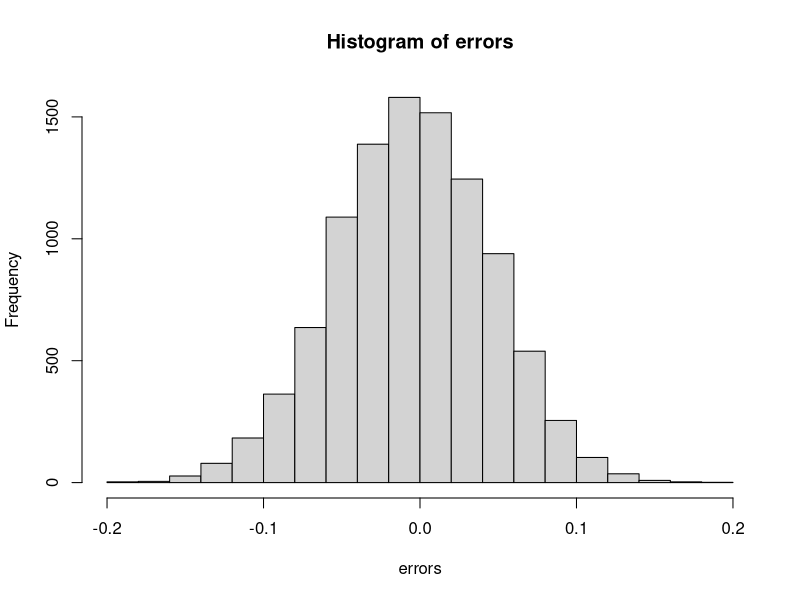
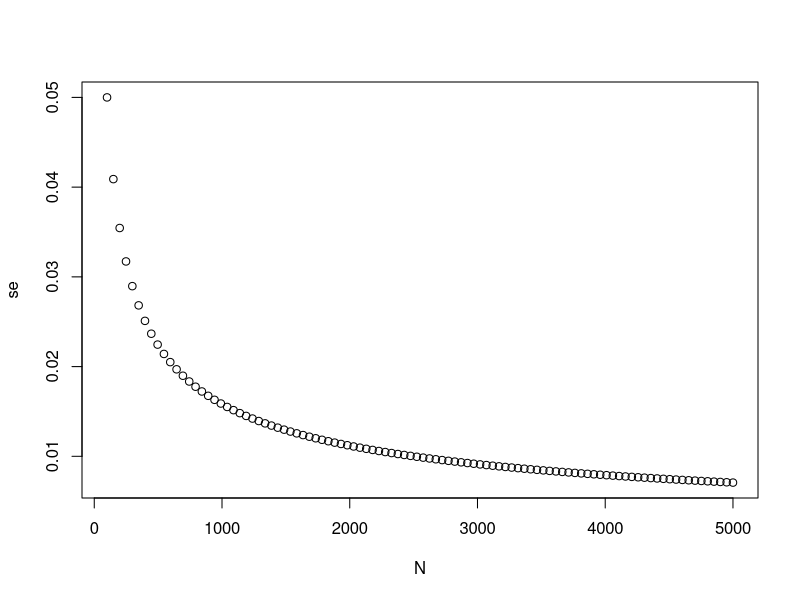
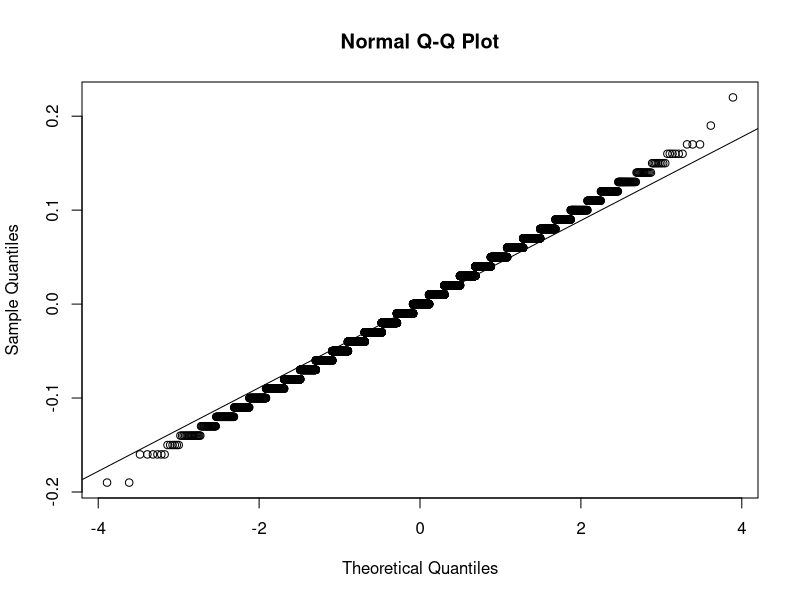
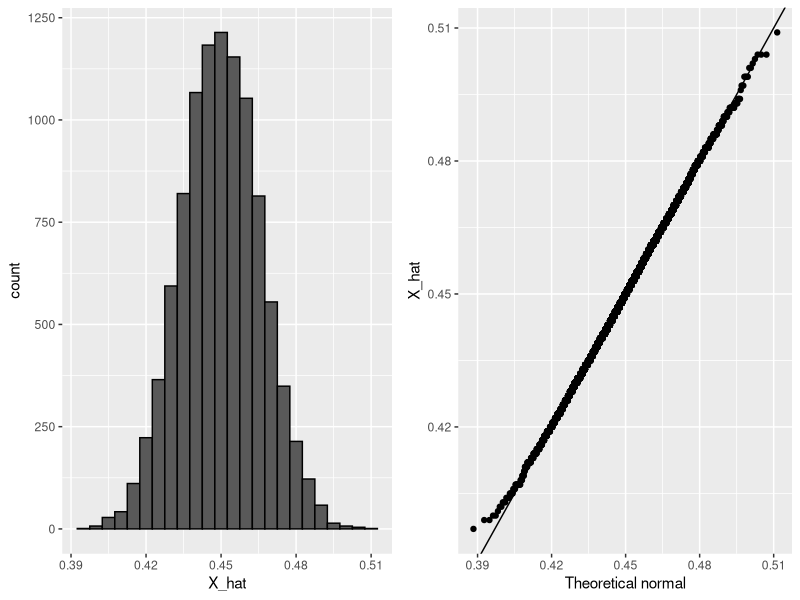
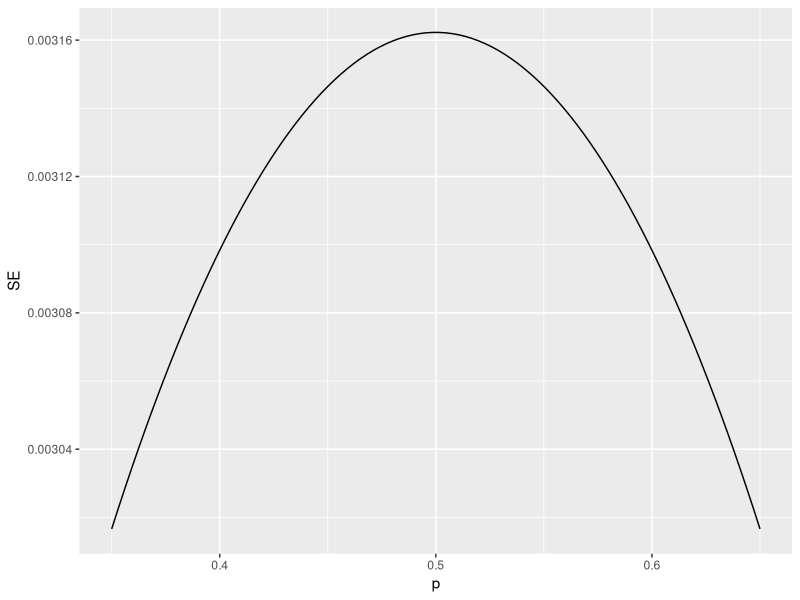

Here is the R script that generated these plots, in order:
#1 find the average value of a random sample
take_sample <- function(p,N){
  x <- sample(c(1,0), N, replace = TRUE, prob = c(p, 1-p))
  mean(x)
}
p <- 0.45
N <- 100
take_sample(p,N)

#2 calculate the average of the differences between sample average and actual value p
B <- 10000
errors <- replicate(B, {
  p-take_sample(p,N)
})
mean(errors)

#3 create histogram of values contained in vector errors. They are all distributed around 0
hist(errors)

#4 calculate average error size, error = p-Xbar
errors <- replicate(B, p-take_sample(p, N))
mean(abs(errors))

#5 standard deviation of the spread from previous monte carlo sim
sqrt(mean(errors^2))

#6 estimating the standard error *theoretical prediction)
sqrt(p*(1-p)/N)

#7 standard error of the estimate (estimate of the theoretical prediction)
X <- sample(c(1, 0), N, replace = TRUE, prob = c(p, 1-p))
X_bar <- mean(X)
sqrt(X_bar*(1-X_bar)/N)

#8 plot the standard error
#results from monte carlo, theoretical prediction, and estimate of theo prediction are all close, tells us theory is working)
N <- seq(100, 5000, len = 100)
p <- 0.5
se <- sqrt(p*(1-p)/N)
plot(N, se)
#sample size would need to be 2500 to have standard error of ~1%

#11 qqplot of the errors to see if they follow a normal distribution
qqnorm(errors)
qqline(errors)

#12 estimate the probability of Xbar greater than 0.5
p <- 0.45
N <- 100
se <- sqrt(p*(1-p)/N)
se
1-pnorm(0.5, p, se)

#13 estimate the probability of a specific error size
#don't know p
N <- 100
x_hat <- 0.51

#what is the CLT approximation for the probability that the error size is equal or larger than 0.01?
se_hat <- sqrt(X_bar*(1-X_bar)/N)
1-pnorm(0.01/se_hat) + pnorm(-0.01/se_hat)

library(tidyverse)
library(dslabs)
library(gridExtra)

B <- 10000
N <- 1000
p <- 0.45
X_hat <- replicate (B, {
  X <- sample(c(0,1), size = N, replace = TRUE, prob=c(1-p, p))
  mean(X)
})

p1 <-data.frame(X_hat = X_hat) %>% ggplot(aes(X_hat)) +
  geom_histogram(binwidth = 0.005, color = "black")
p2 <- data.frame(X_hat=X_hat) %>% ggplot(aes(sample = X_hat))+
  stat_qq(dparams = list(mean=mean(X_hat), sd=sd(X_hat)))+
  geom_abline()+
  ylab("X_hat") +
  xlab("Theoretical normal")
grid.arrange(p1, p2, nrow=1)

#possible margin of error
N <- 100000
p <- seq(0.35, 0.65, length = 100)
SE <- sapply(p, function(x) 2*sqrt(x*(1-x)/N))
data.frame(p=p, SE=SE) %>% ggplot(aes(p, SE)) +
  geom_line()
